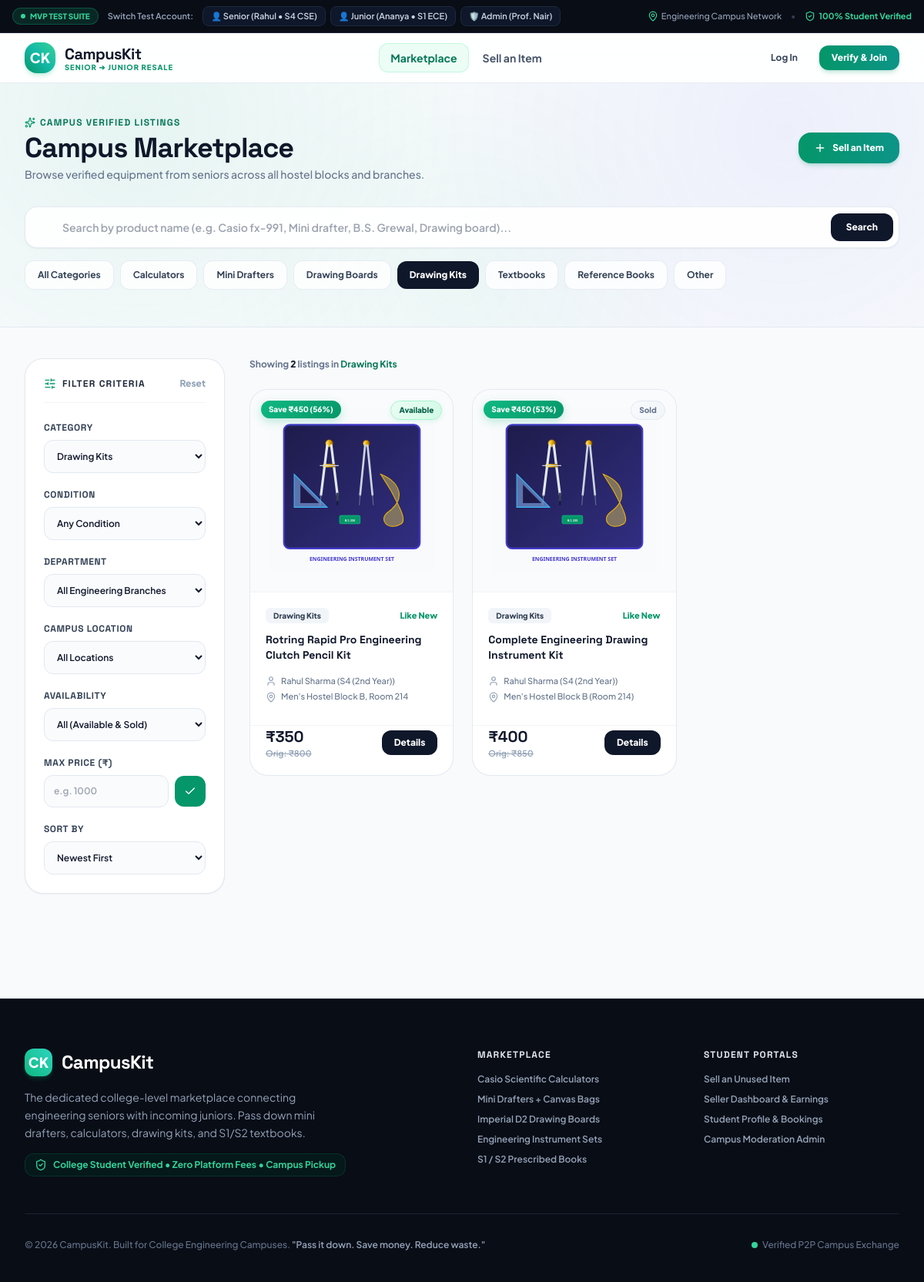
The app's page /marketplace?category=Drawing Kits with its own data.
### tables this page shows
CREATE TABLE products (
        id INTEGER PRIMARY KEY AUTOINCREMENT,
        seller_id INTEGER NOT NULL,
        name TEXT NOT NULL,
        category TEXT NOT NULL,
        price REAL NOT NULL,
        original_price REAL NOT NULL,
        condition TEXT NOT NULL, -- 'Like New', 'Good', 'Fair'
        description TEXT NOT NULL,
        image_url TEXT NOT NULL,
        department TEXT NOT NULL,
        location TEXT NOT NULL,
        status TEXT NOT NULL DEFAULT 'available', -- 'available', 'reserved', 'sold'
        views INTEGER NOT NULL DEFAULT 0,
        created_at DATETIME DEFAULT CURRENT_TIMESTAMP,
        FOREIGN KEY (seller_id) REFERENCES users (id) ON DELETE CASCADE
    );

CREATE TABLE users (
        id INTEGER PRIMARY KEY AUTOINCREMENT,
        name TEXT NOT NULL,
        email TEXT UNIQUE NOT NULL,
        password_hash TEXT NOT NULL,
        department TEXT NOT NULL,
        year TEXT NOT NULL,
        hostel TEXT NOT NULL,
        phone TEXT NOT NULL,
        role TEXT NOT NULL DEFAULT 'senior', -- 'senior', 'junior', 'admin'
        is_verified INTEGER NOT NULL DEFAULT 1,
        verification_code TEXT,
        created_at DATETIME DEFAULT CURRENT_TIMESTAMP
    );

### app.py (the view)
@app.route('/marketplace')
def marketplace():
    category = request.args.get('category', 'All')
    search = request.args.get('search', '').strip()
    condition = request.args.get('condition', 'All')
    department = request.args.get('department', 'All')
    location = request.args.get('location', 'All')
    status = request.args.get('status', 'All')
    sort_by = request.args.get('sort', 'newest')
    max_price = request.args.get('max_price')
    products = models.get_products(
        category=category,
        search=search,
        condition=condition,
        department=department,
        location=location,
        status=status,
        sort_by=sort_by,
        max_price=max_price
    )
    current_filters = {
        'category': category,
        'search': search,
        'condition': condition,
        'department': department,
        'location': location,
        'status': status,
        'sort_by': sort_by,
        'max_price': max_price
    }
    return render_template('marketplace.html', products=products, current_filters=current_filters, active_page='marketplace')

### app.py (called while the page is built)
@app.context_processor
def inject_user():
    user_id = session.get('user_id')
    current_user = models.get_user_by_id(user_id) if user_id else None
    return dict(current_user=current_user)

### database.py (called while the page is built)
def get_db():
    conn = sqlite3.connect(DB_PATH)
    conn.row_factory = sqlite3.Row
    conn.execute("PRAGMA foreign_keys = ON;")
    return conn

### templates/marketplace.html (shortened to what this page needs)
{% extends "base.html" %}
{% block content %}
<div class="ambient-glow-bg border-b border-slate-200/80 py-10">
  <div class="max-w-7xl mx-auto px-4 sm:px-6 lg:px-8">
    <div class="flex flex-col md:flex-row md:items-center md:justify-between gap-4">
      <div>
        <div class="inline-flex items-center space-x-1.5 text-xs font-black uppercase tracking-widest text-emerald-700 font-display mb-1">
          <i data-lucide="sparkles" class="w-3.5 h-3.5 text-emerald-600"></i>
          <span>CAMPUS VERIFIED LISTINGS</span>
        </div>
        <h1 class="text-3xl sm:text-4xl font-black text-slate-900 tracking-tight font-display">Campus Marketplace</h1>
        <p class="text-slate-500 text-xs sm:text-sm mt-1 font-medium">Browse verified equipment from seniors across all hostel blocks and branches.</p>
      </div>
      <div class="flex items-center space-x-3">
        <a href="/sell" class="inline-flex items-center space-x-2 px-5 py-3 rounded-2xl bg-gradient-to-r from-emerald-600 to-teal-600 hover:from-emerald-700 hover:to-teal-700 text-white font-black text-xs shadow-md shadow-emerald-600/20 btn-shimmer transition-all transform hover:-translate-y-0.5">
          <i data-lucide="plus" class="w-4 h-4"></i>
          <span>Sell an Item</span>
        </a>
      </div>
    </div>
    <div class="mt-8 space-y-4">
      <form method="GET" action="/marketplace" class="relative flex items-center">
        <input
          type="text"
          name="search"
          value="{{ current_filters.search or '' }}"
          placeholder="Search by product name (e.g. Casio fx-991, Mini drafter, B.S. Grewal, Drawing board)..."
          class="w-full pl-12 pr-28 py-4 bg-white/90 backdrop-blur-md border border-slate-200/90 rounded-2xl text-xs sm:text-sm font-semibold focus:outline-none focus:ring-4 focus:ring-emerald-500/15 focus:border-emerald-500 shadow-sm transition"
        >
        <button type="submit" class="absolute right-2 px-5 py-2.5 rounded-xl bg-slate-900 hover:bg-emerald-600 text-white text-xs font-black transition">
          Search
        </button>
      </form>
      <div class="flex items-center space-x-2 overflow-x-auto pb-2 scrollbar-none text-xs font-bold">
        {% set categories = [
          ('All', 'All Categories'),
          ('Calculators', 'Calculators'),
          ('Mini Drafters', 'Mini Drafters'),
          ('Drawing Boards', 'Drawing Boards'),
          ('Drawing Kits', 'Drawing Kits'),
          ('Textbooks', 'Textbooks'),
          ('Reference Books', 'Reference Books'),
          ('Other', 'Other')
        ] %}
        {% for cat_val, cat_label in categories %}
          <a
            href="/marketplace?category={{ cat_val }}{% if current_filters.search %}&search={{ current_filters.search }}{% endif %}{% if current_filters.sort_by %}&sort={{ current_filters.sort_by }}{% endif %}"
            class="px-4 py-2.5 rounded-xl whitespace-nowrap transition {% if (current_filters.category == cat_val) or (not current_filters.category and cat_val == 'All') %}bg-slate-900 text-white shadow-xs font-extrabold{% else %}bg-white/80 border border-slate-200/80 text-slate-700 hover:bg-slate-100{% endif %}"
          >
            {{ cat_label }}
          </a>
        {% endfor %}
      </div>
    </div>
  </div>
</div>
<div class="max-w-7xl mx-auto px-4 sm:px-6 lg:px-8 py-10">
  <div class="grid grid-cols-1 lg:grid-cols-4 gap-8">
    <div class="lg:col-span-1">
      <div class="bg-white rounded-3xl border border-slate-200/90 p-6 space-y-6 shadow-sm sticky top-28">
        <div class="flex items-center justify-between pb-4 border-b border-slate-100">
          <div class="flex items-center space-x-2 font-black text-xs uppercase tracking-widest text-slate-800 font-display">
            <i data-lucide="sliders-horizontal" class="w-4 h-4 text-emerald-600"></i>
            <span>Filter Criteria</span>
          </div>
          <a href="/marketplace" class="text-xs font-extrabold text-slate-400 hover:text-rose-600 transition">Reset</a>
        </div>
        <form method="GET" action="/marketplace" id="filter-form" class="space-y-5 text-xs">
          <div>
            <label class="block font-black text-slate-700 uppercase tracking-wider mb-2 font-display">Category</label>
            <select name="category" onchange="document.getElementById('filter-form').submit()" class="w-full p-3 rounded-xl border border-slate-200 bg-slate-50/70 font-semibold focus:ring-2 focus:ring-emerald-500">
              <option value="Drawing Kits" {% if current_filters.category == 'Drawing Kits' %}selected{% endif %}>Drawing Kits</option>
            </select>
          </div>
          <div>
            <label class="block font-black text-slate-700 uppercase tracking-wider mb-2 font-display">Condition</label>
            <select name="condition" onchange="document.getElementById('filter-form').submit()" class="w-full p-3 rounded-xl border border-slate-200 bg-slate-50/70 font-semibold focus:ring-2 focus:ring-emerald-500">
              <option value="All" {% if not current_filters.condition or current_filters.condition == 'All' %}selected{% endif %}>Any Condition</option>
            </select>
          </div>
          <div>
            <label class="block font-black text-slate-700 uppercase tracking-wider mb-2 font-display">Department</label>
            <select name="department" onchange="document.getElementById('filter-form').submit()" class="w-full p-3 rounded-xl border border-slate-200 bg-slate-50/70 font-semibold focus:ring-2 focus:ring-emerald-500">
              <option value="All" {% if not current_filters.department or current_filters.department == 'All' %}selected{% endif %}>All Engineering Branches</option>
            </select>
          </div>
          <div>
            <label class="block font-black text-slate-700 uppercase tracking-wider mb-2 font-display">Campus Location</label>
            <select name="location" onchange="document.getElementById('filter-form').submit()" class="w-full p-3 rounded-xl border border-slate-200 bg-slate-50/70 font-semibold focus:ring-2 focus:ring-emerald-500">
              <option value="All" {% if not current_filters.location or current_filters.location == 'All' %}selected{% endif %}>All Locations</option>
            </select>
          </div>
          <div>
            <label class="block font-black text-slate-700 uppercase tracking-wider mb-2 font-display">Availability</label>
            <select name="status" onchange="document.getElementById('filter-form').submit()" class="w-full p-3 rounded-xl border border-slate-200 bg-slate-50/70 font-semibold focus:ring-2 focus:ring-emerald-500">
              <option value="All" {% if not current_filters.status or current_filters.status == 'All' %}selected{% endif %}>All (Available &amp; Sold)</option>
            </select>
          </div>
          <div>
            <label class="block font-black text-slate-700 uppercase tracking-wider mb-2 font-display">Max Price (₹)</label>
            <div class="flex items-center space-x-2">
              <input
                type="number"
                name="max_price"
                value="{{ current_filters.max_price or '' }}"
                placeholder="e.g. 1000"
                class="w-full p-3 rounded-xl border border-slate-200 bg-slate-50/70 font-semibold focus:ring-2 focus:ring-emerald-500"
              >
              <button type="submit" class="p-3 bg-emerald-600 text-white rounded-xl hover:bg-emerald-700 shadow-xs">
                <i data-lucide="check" class="w-4 h-4"></i>
              </button>
            </div>
          </div>
          <div>
            <label class="block font-black text-slate-700 uppercase tracking-wider mb-2 font-display">Sort By</label>
            <select name="sort" onchange="document.getElementById('filter-form').submit()" class="w-full p-3 rounded-xl border border-slate-200 bg-slate-50/70 font-semibold focus:ring-2 focus:ring-emerald-500">
              <option value="newest" {% if not current_filters.sort_by or current_filters.sort_by == 'newest' %}selected{% endif %}>Newest First</option>
            </select>
          </div>
        </form>
      </div>
    </div>
    <div class="lg:col-span-3">
      <div class="flex items-center justify-between mb-6 text-xs font-bold text-slate-500">
        <div>
          Showing <span class="text-slate-900 font-extrabold">{{ products|length }}</span> listings
          {% if current_filters.category and current_filters.category != 'All' %} in <span class="text-emerald-700">{{ current_filters.category }}</span>{% endif %}
        </div>
      </div>
      {% if products %}
        <div class="grid grid-cols-1 sm:grid-cols-2 lg:grid-cols-3 gap-6">
          {% for product in products %}
            <div class="bg-white rounded-3xl border border-slate-200/90 overflow-hidden shadow-premium-hover flex flex-col justify-between group">
              <div>
                <div class="relative aspect-square bg-slate-50/80 p-6 flex items-center justify-center border-b border-slate-100">
                  <img src="{{ product.image_url }}" alt="{{ product.name }}" class="w-full h-full object-contain group-hover:scale-105 transition-transform duration-300">
                  {% if product.savings > 0 %}
                    <span class="absolute top-3.5 left-3.5 px-2.5 py-1 rounded-full text-[10px] font-black savings-pill">
                      Save ₹{{ "{:,.0f}".format(product.savings) }} ({{ product.savings_percent }}%)
                    </span>
                  {% endif %}
                  <span class="absolute top-3.5 right-3.5 px-2.5 py-1 rounded-full text-[10px] font-black {% if product.status == 'available' %}badge-available{% elif product.status == 'reserved' %}badge-reserved{% else %}badge-sold{% endif %}">
                    {{ product.status.capitalize() }}
                  </span>
                </div>
                <div class="p-5 space-y-3">
                  <div class="flex items-center justify-between text-xs">
                    <span class="px-2.5 py-0.5 rounded-md bg-slate-100 font-extrabold text-slate-700 text-[10px]">{{ product.category }}</span>
                    <span class="font-extrabold text-[11px] {% if product.condition == 'Like New' %}text-emerald-600{% elif product.condition == 'Good' %}text-blue-600{% else %}text-orange-600{% endif %}">
                      {{ product.condition }}
                    </span>
                  </div>
                  <h3 class="font-bold text-slate-900 text-sm line-clamp-2 leading-snug hover:text-emerald-600 transition font-display">
                    <a href="/product/{{ product.id }}">{{ product.name }}</a>
                  </h3>
                  <div class="text-[11px] text-slate-500 space-y-1 font-medium pt-1">
                    <div class="flex items-center space-x-1.5">
                      <i data-lucide="user" class="w-3.5 h-3.5 text-slate-400"></i>
                      <span>{{ product.seller_name }} ({{ product.seller_year }})</span>
                    </div>
                    <div class="flex items-center space-x-1.5 truncate">
                      <i data-lucide="map-pin" class="w-3.5 h-3.5 text-slate-400"></i>
                      <span class="truncate">{{ product.location }}</span>
                    </div>
                  </div>
                </div>
              </div>
              <div class="p-5 pt-0 border-t border-slate-100 flex items-center justify-between mt-2">
                <div>
                  <div class="text-xl font-black text-slate-900 font-display">₹{{ "{:,.0f}".format(product.price) }}</div>
                  {% if product.original_price > product.price %}
                    <div class="text-[11px] line-through text-slate-400 font-semibold">Orig: ₹{{ "{:,.0f}".format(product.original_price) }}</div>
                  {% endif %}
                </div>
                <a href="/product/{{ product.id }}" class="px-4 py-2 rounded-xl text-xs font-black bg-slate-900 hover:bg-emerald-600 text-white shadow-xs transition">
                  Details
                </a>
              </div>
            </div>
          {% endfor %}
        </div>
      {% endif %}
    </div>
  </div>
</div>
{% endblock %}

### static/css/custom.css (style rules this page uses)
:root { --font-sans: 'Plus Jakarta Sans', -apple-system, BlinkMacSystemFont, sans-serif; --font-display: 'Space Grotesk', -apple-system, BlinkMacSystemFont, sans-serif; --font-mono: 'JetBrains Mono', monospace; --emerald-primary: #059669; --emerald-glow: rgba(16, 185, 129, 0.25); --glass-bg: rgba(255, 255, 255, 0.85); --glass-border: rgba(226, 232, 240, 0.8); }
body { font-family: var(--font-sans); background-color: #f8fafc; color: #0f172a; min-height: 100vh; display: flex; flex-direction: column; -webkit-font-smoothing: antialiased; -moz-osx-font-smoothing: grayscale; }
h1, h2, h3, .font-display { font-family: var(--font-display); }
.ambient-glow-bg { background: radial-gradient(circle at 15% 15%, rgba(16, 185, 129, 0.08) 0%, transparent 40%), radial-gradient(circle at 85% 20%, rgba(99, 102, 241, 0.07) 0%, transparent 45%), radial-gradient(circle at 50% 80%, rgba(16, 185, 129, 0.05) 0%, transparent 50%), #f8fafc; }
.shadow-premium-hover { transition: all 0.3s cubic-bezier(0.16, 1, 0.3, 1); }
.badge-available { background: linear-gradient(135deg, #ecfdf5 0%, #d1fae5 100%); color: #065f46; border: 1px solid #a7f3d0; box-shadow: 0 2px 6px rgba(16, 185, 129, 0.1); }
.badge-sold { background: linear-gradient(135deg, #f8fafc 0%, #f1f5f9 100%); color: #64748b; border: 1px solid #e2e8f0; }
.savings-pill { background: linear-gradient(135deg, #10b981 0%, #059669 100%); color: #ffffff; box-shadow: 0 4px 12px rgba(16, 185, 129, 0.25); font-weight: 800; letter-spacing: -0.01em; }
.btn-shimmer { position: relative; overflow: hidden; }
.btn-shimmer::after { content: ''; position: absolute; top: -50%; left: -50%; width: 200%; height: 200%; background: linear-gradient(60deg, transparent, rgba(255, 255, 255, 0.18), transparent); transform: rotate(30deg) translateX(-100%); transition: transform 0.8s ease; }

### records on screen
products: image_url (picture), savings "450", savings_percent "56", status "Available", category "Drawing Kits", condition "Like New", name "Rotring Rapid Pro Engineering Clutch Pencil Kit", seller_name "Rahul Sharma", seller_year "S4 (2nd Year)", location "Men's Hostel Block B, Room 214", price "350", original_price "800"
products: image_url (picture), savings "450", savings_percent "53", status "Sold", category "Drawing Kits", condition "Like New", name "Complete Engineering Drawing Instrument Kit", seller_name "Rahul Sharma", seller_year "S4 (2nd Year)", location "Men's Hostel Block B (Room 214)", price "400", original_price "850"

### other values on screen
{{ cat_label }} "All Categories" "Calculators" "Mini Drafters" "Drawing Boards" "Drawing Kits" "Textbooks" "Reference Books" "Other"
{{ products|length }} "2"
{{ current_filters.category }} "Drawing Kits"
